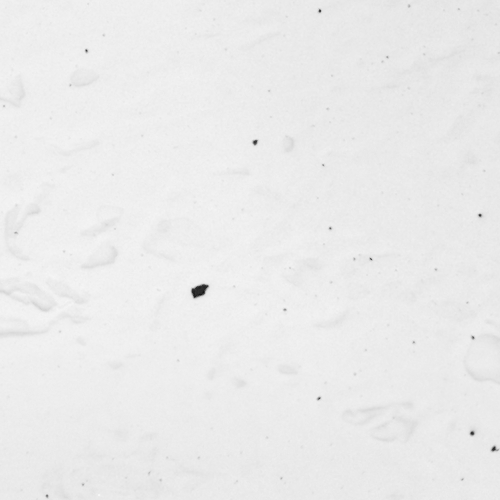
#> input picture Bildervorbearbeitung/Bilder-zerschneiden_Poeroesitaet/Zugeschnittene_Bilder/P_006_quad.png_crp_x_10_y_10.png, 500 x 500 px; its folder holds only this picture in this run
$ python Poroesitaetmessung_15.05.py
#> lines starting #> are read from the running program, lines starting #| are printed output that depends on the picture; after the words box and inside, x2 and y2 are one past the last pixel; in counts of white or black regions, pixels touching at a corner belong together; long printed decimals are rounded
import os
import cv2
import numpy as np
from matplotlib import pyplot as plt


path = os.getcwd()
print(path)
img_path = os.path.join(path,"Zugeschnittene_Bilder")
print(img_path)
save_path_closing = os.path.join(path, "Bilder_Closed")
print(save_path_closing)
save_path_thhold = os.path.join(save_path_closing, "Threshold")
print(save_path_thhold)

if not os.path.exists(save_path_closing):
    os.mkdir(save_path_closing)

if not os.path.exists(save_path_thhold):
        os.mkdir(save_path_thhold)

#Liste ausgeben, welche Bilddateien im Order abliegen mit dem Befehl os.listdir
files = os.listdir(img_path)

'''Bild-Kernel bestimmen. Die Matrix ist meist eine nxn Matrix und n ist negativ, sodass die Betrachtete Coordinate auch wirklich existiert.
Kernel beschreibt eine kleine Matrix, die sich in einer großen Bildmatrix fortbewegen kann und somit die Möglichkeit bietet einzelne Koodrinaten
und dessen Nachbarumgebung zu beschreiben.'''
kernel = np.ones((5,5),np.uint8)

#Bild einlesen mit Graufilter in Form einer Schleife für alle Bilddateien, die im Ordner liegen.
for f in files:
    if f.endswith('.png'):
        image_name = f"{f}"

        #Pfad zum Suchen der Bilder festlegen
        '''mit os.chdir, wird festgelegt in welchem Ordner die Bilder abgespeichert werden können
        Da im Verlauf der Schleife der Speicherort geändert wird, muss er ganz zu Beginn der Schleife wieder zurück auf den Ordner geändert werden,
        in dem die Bilder abliegen, für die die Porösität bestimmt werden soll'''
        os.chdir(img_path)

        # Ordnerstruktur erstellen für die Bilddateien, bei dem die Poren vollständig scharz ausgefüllt sind.
        file_name = "closed_"+ image_name
        #print(file_name)
        #save_path_old =  os.path.join(path, file_name)
        #print(save_path_old)
        save_path_closing_img = os.path.join(save_path_closing, file_name)
        print("Save_path_closing_img:", save_path_closing_img)

        #Öffnen des Bildes
        img = cv2.imread(image_name, cv2.IMREAD_GRAYSCALE)
#> img is the input picture: shape (500, 500); min 19, max 246, mean 235

       #Poren füllen mit dem Opening Befehl, über die Kernel kann eingestellt werden, wie viel schwarz gemacht wird von den Poren.
        opening = cv2.morphologyEx(img, cv2.MORPH_OPEN, kernel)

        # Threshold festlegen, dabei Verwenden von Thresh Binary --> Bild wird nur noch in schwarz und weiß, keine graustufen dargestellt.
        ret,th1 = cv2.threshold(opening,185,255,cv2.THRESH_BINARY)
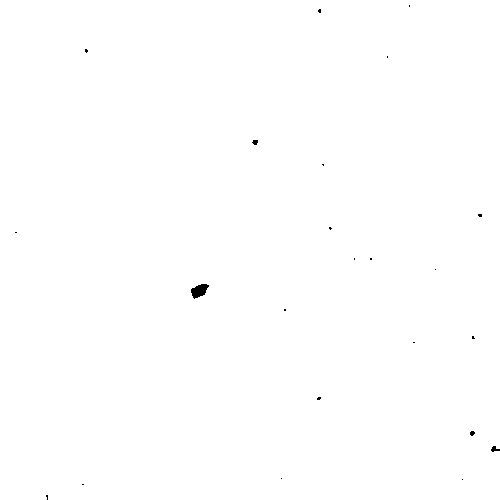
#> th1: shape (500, 500); 99.9% white; 23 black regions (20 under 20 px), largest, box (x1, y1, x2, y2) and area: (191, 284, 209, 299) 169, (491, 446, 500, 452) 31, (252, 140, 258, 145) 23

        #Zählen der Pixel, die schwarz und weiß sind.
        #Zählen wird mit dem threshold-Bild durchgeführt, da es hier nur noch schwarz und weiß gibt.
        white_pixel = np.sum(th1 == 255)
#> white_pixel = 249672
        black_pixel = np.sum(th1 == 0)
#> black_pixel = 328

        print('Number of white pixels:', white_pixel)
#| Number of white pixels: 249672
        print('Number of black pixels:', black_pixel)
#| Number of black pixels: 328

        #Berechnen der gesamten Pixel im Bild
        y_th1, x_th1 = th1.shape
#> y_th1 = 500; x_th1 = 500
        print("Breite des Zuschnitts in Pixel:", x_th1)
#| Breite des Zuschnitts in Pixel: 500
        print("Höhe des Zuschnitts in Pixel:", y_th1)
#| Höhe des Zuschnitts in Pixel: 500
        ges_pixel = x_th1 * y_th1
#> ges_pixel = 250000
        print("Gesamtanzahl Pixel:", ges_pixel)
#| Gesamtanzahl Pixel: 250000

        #Berechnen der Poroesitaet in Prozent
        poroesitaet = (black_pixel/ges_pixel)*100
#> poroesitaet = 0.131
        print("Poroesität der Probe in %",poroesitaet)
#| Poroesität der Probe in % 0.1312
        dichte = (white_pixel/ges_pixel)*100
#> dichte = 99.87
        print("Dichte der Probe in %",dichte)
#| Dichte der Probe in % 99.869


        ''' optional: # plotten Threshold --> Wird der Wert 200 nach oben verschoben, können auch die schwarzen Anteile nach oben verschoben werden.
        titles = ['Opening', 'Th1']
        images = [opening, th1]

        for i in range(2):
            plt.subplot(2,2,i+1),plt.imshow(images[i],'gray')
            plt.title(titles[i])
            plt.show()'''

    #Dateinamen mit Poroesitaet
        file_name_th1 = f"{image_name}_Por_{poroesitaet}.png"
        save_path_thhold_img = os.path.join(save_path_thhold, file_name_th1)
        print("save_path_thhold_img:",save_path_thhold_img)
#| save_path_thhold_img: Bildervorbearbeitung/Bilder-zerschneiden_Poeroesitaet/Bilder_Closed/Threshold/P_006_quad.png_crp_x_10_y_10.png_Por_0.1312.png

        #Bild abspeichern unter dem Namen closed_'Dateiname'.png
        os.chdir(save_path_closing)
        cv2.imwrite(save_path_closing_img, opening)

        os.chdir(save_path_thhold)
        cv2.imwrite(save_path_thhold_img, th1)


        '''if not os.path.exists(save_path_closing_img):
            cv2.imwrite(file_name, opening)
            os.rename(save_path_old, save_path_closing_img)'''

        #Verschieben der Datei in den Closed-Ordner


$ run again, on Bildervorbearbeitung/Bilder-zerschneiden_Poeroesitaet/Zugeschnittene_Bilder/P_006_quad.png_crp_x_11_y_12.png
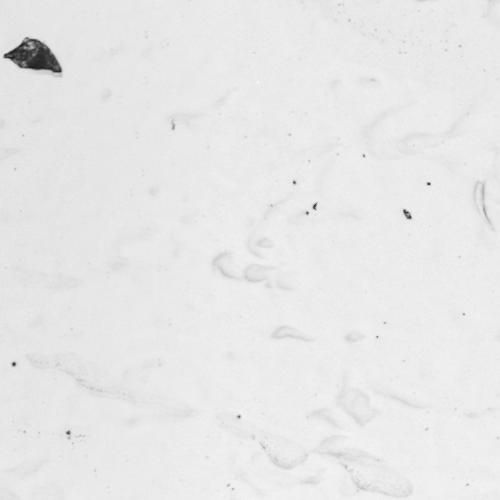
#> input picture Bildervorbearbeitung/Bilder-zerschneiden_Poeroesitaet/Zugeschnittene_Bilder/P_006_quad.png_crp_x_11_y_12.png, 500 x 500 px
#> img is the input picture: shape (500, 500); min 27, max 248, mean 231.6
#> `ret,th1 = cv2.threshold(opening,185,255,cv2.THRESH_BINARY)`:
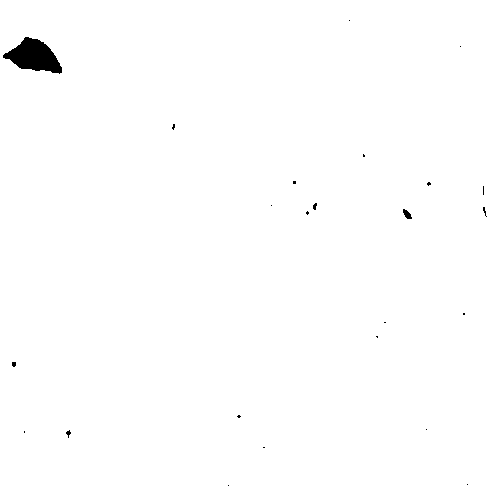
#> th1: shape (500, 500); 99.4% white; 24 black regions (20 under 20 px), largest, box (x1, y1, x2, y2) and area: (3, 37, 62, 74) 1259, (403, 209, 412, 219) 53, (313, 203, 317, 210) 20, (66, 430, 71, 438) 20
#> white_pixel = 248533
#> black_pixel = 1467
#| Number of white pixels: 248533
#| Number of black pixels: 1467
#| Breite des Zuschnitts in Pixel: 500
#| Höhe des Zuschnitts in Pixel: 500
#| Gesamtanzahl Pixel: 250000
#> poroesitaet = 0.587
#| Poroesität der Probe in % 0.5868
#> dichte = 99.41
#| Dichte der Probe in % 99.4132
#| save_path_thhold_img: Bildervorbearbeitung/Bilder-zerschneiden_Poeroesitaet/Bilder_Closed/Threshold/P_006_quad.png_crp_x_11_y_12.png_Por_0.5868.png
